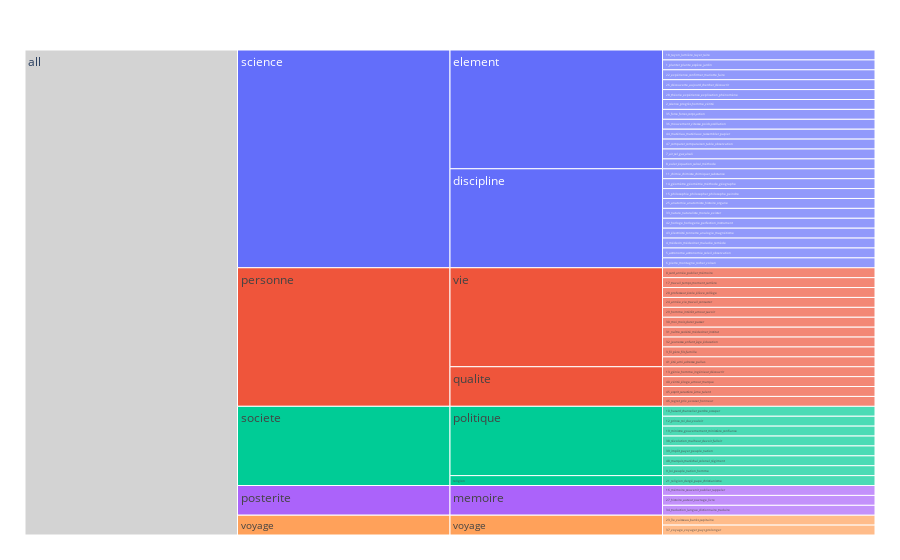

The notebook cell saved with this chart:
### Code cell
df_plot = df_info.copy()
df_plot['High_High_Topic'] = df_plot['Topic'].apply(lambda x : major_topic(x, high_dict)[1])
df_plot['High_Topic'] = df_plot['Topic'].apply(lambda x : major_topic(x)[1])
df_plot = df_plot[df_plot['High_Topic']!='outlier']

fig = px.icicle(df_plot, path=[px.Constant("all"), 'High_High_Topic', 'High_Topic', 'Name'])
fig.update_traces(root_color="lightgrey")
fig.update_layout(margin = dict(t=50, l=25, r=25, b=25))
fig.show()

### Figure 1 — Plotly figure (JSON) as saved in the notebook; plotly's stock layout.template omitted (floating-point values rounded to 4 significant figures)
{"data": [{"branchvalues": "total", "domain": {"x": [0, 1], "y": [0, 1]}, "hovertemplate": "labels=%{label}<br>count=%{value}<br>parent=%{parent}<br>id=%{id}<extra></extra>", "ids": ["all/personne/vie/0_card_année_publier_mémoire", "all/societe/politique/10_hasard_chancelier_perdre_occuper", "all/science/discipline/11_chimie_chimiste_chimiquer_substance", "all/societe/politique/12_prince_roi_duc_vouloir", "all/personne/qualite/13_génie_homme_ingénieur_découvrir", "all/science/discipline/14_géomètre_géométrie_méthode_géographe", "all/science/discipline/15_philosophie_philosopher_philosophe_peindre", "all/posterite/memoire/16_mémoire_souvenir_oublier_rappeler", "all/personne/vie/17_travail_temps_moment_carrière", "all/science/element/18_rayon_lumière_rayer_raire", "all/societe/politique/19_ministre_gouvernement_ministère_confiance", "all/science/element/1_planter_plante_espèce_jardin", "all/personne/vie/20_professeur_école_élève_collège", "all/societe/religion/21_religion_clergé_pape_christianisme", "all/science/element/22_expérience_confirmer_mariotte_faire", "all/voyage/voyage/23_île_vaisseau_banks_capitaine", "all/personne/vie/24_année_vie_travail_consacrer", "all/science/discipline/25_anatomie_anatomiste_histoire_organe", "all/science/element/26_découverte_aujourd_chercher_découvrir", "all/posterite/memoire/27_histoire_auteur_ouvrage_livre", "all/science/element/28_théorie_expérience_explication_phénomène", "all/personne/vie/29_homme_intérêt_amour_savoir", "all/science/element/2_science_progrès_homme_vérité", "all/personne/vie/30_moi_mois_durer_passer", "all/personne/vie/31_naître_société_médeciner_institut", "all/personne/vie/32_jeunesse_enfant_âge_éducation", "all/science/discipline/33_nature_naturaliste_morale_exister", "all/posterite/memoire/34_traduction_langue_dictionnaire_traduire", "all/science/element/35_force_forces_corps_action", "all/science/element/36_mouvement_vitesse_poids_oscillation", "all/voyage/voyage/37_voyage_voyager_pays_prolonger", "all/societe/politique/38_révolution_malheur_devoir_falloir", "all/societe/politique/39_impôt_payer_peuple_nation", "all/personne/vie/3_fil_père_fils_famille", "all/personne/qualite/40_vérité_éloge_amour_marque", "all/personne/vie/41_été_ami_adresse_pallas", "all/science/discipline/42_horloge_horlogerie_perfection_instrument", "all/science/discipline/43_électricité_tonnerre_analogie_magnétisme", "all/science/element/44_matériau_matériaux_rassembler_papier", "all/personne/qualite/45_esprit_caractère_âme_talent", "all/personne/qualite/46_regret_prix_excuser_honneur", "all/science/element/47_comparer_comparaison_table_observation", "all/societe/politique/48_marquis_maréchal_colonel_régiment", "all/science/discipline/4_médecin_médeciner_maladie_remède", "all/science/discipline/5_astronome_astronomie_soleil_observation", "all/science/discipline/6_pierre_montagne_rocher_volcan", "all/science/element/7_air_sel_gaz_alcali", "all/science/element/8_euler_équation_calcul_méthode", "all/societe/politique/9_loi_peuple_nation_homme", "all/science/discipline", "all/science/element", "all/posterite/memoire", "all/societe/politique", "all/personne/qualite", "all/societe/religion", "all/personne/vie", "all/voyage/voyage", "all/personne", "all/posterite", "all/science", "all/societe", "all/voyage", "all"], "labels": ["0_card_année_publier_mémoire", "10_hasard_chancelier_perdre_occuper", "11_chimie_chimiste_chimiquer_substance", "12_prince_roi_duc_vouloir", "13_génie_homme_ingénieur_découvrir", "14_géomètre_géométrie_méthode_géographe", "15_philosophie_philosopher_philosophe_peindre", "16_mémoire_souvenir_oublier_rappeler", "17_travail_temps_moment_carrière", "18_rayon_lumière_rayer_raire", "19_ministre_gouvernement_ministère_confiance", "1_planter_plante_espèce_jardin", "20_professeur_école_élève_collège", "21_religion_clergé_pape_christianisme", "22_expérience_confirmer_mariotte_faire", "23_île_vaisseau_banks_capitaine", "24_année_vie_travail_consacrer", "25_anatomie_anatomiste_histoire_organe", "26_découverte_aujourd_chercher_découvrir", "27_histoire_auteur_ouvrage_livre", "28_théorie_expérience_explication_phénomène", "29_homme_intérêt_amour_savoir", "2_science_progrès_homme_vérité", "30_moi_mois_durer_passer", "31_naître_société_médeciner_institut", "32_jeunesse_enfant_âge_éducation", "33_nature_naturaliste_morale_exister", "34_traduction_langue_dictionnaire_traduire", "35_force_forces_corps_action", "36_mouvement_vitesse_poids_oscillation", "37_voyage_voyager_pays_prolonger", "38_révolution_malheur_devoir_falloir", "39_impôt_payer_peuple_nation", "3_fil_père_fils_famille", "40_vérité_éloge_amour_marque", "41_été_ami_adresse_pallas", "42_horloge_horlogerie_perfection_instrument", "43_électricité_tonnerre_analogie_magnétisme", "44_matériau_matériaux_rassembler_papier", "45_esprit_caractère_âme_talent", "46_regret_prix_excuser_honneur", "47_comparer_comparaison_table_observation", "48_marquis_maréchal_colonel_régiment", "4_médecin_médeciner_maladie_remède", "5_astronome_astronomie_soleil_observation", "6_pierre_montagne_rocher_volcan", "7_air_sel_gaz_alcali", "8_euler_équation_calcul_méthode", "9_loi_peuple_nation_homme", "discipline", "element", "memoire", "politique", "qualite", "religion", "vie", "voyage", "personne", "posterite", "science", "societe", "voyage", "all"], "name": "", "parents": ["all/personne/vie", "all/societe/politique", "all/science/discipline", "all/societe/politique", "all/personne/qualite", "all/science/discipline", "all/science/discipline", "all/posterite/memoire", "all/personne/vie", "all/science/element", "all/societe/politique", "all/science/element", "all/personne/vie", "all/societe/religion", "all/science/element", "all/voyage/voyage", "all/personne/vie", "all/science/discipline", "all/science/element", "all/posterite/memoire", "all/science/element", "all/personne/vie", "all/science/element", "all/personne/vie", "all/personne/vie", "all/personne/vie", "all/science/discipline", "all/posterite/memoire", "all/science/element", "all/science/element", "all/voyage/voyage", "all/societe/politique", "all/societe/politique", "all/personne/vie", "all/personne/qualite", "all/personne/vie", "all/science/discipline", "all/science/discipline", "all/science/element", "all/personne/qualite", "all/personne/qualite", "all/science/element", "all/societe/politique", "all/science/discipline", "all/science/discipline", "all/science/discipline", "all/science/element", "all/science/element", "all/societe/politique", "all/science", "all/science", "all/posterite", "all/societe", "all/personne", "all/societe", "all/personne", "all/voyage", "all", "all", "all", "all", "all", ""], "root": {"color": "lightgrey"}, "type": "icicle", "values": [1, 1, 1, 1, 1, 1, 1, 1, 1, 1, 1, 1, 1, 1, 1, 1, 1, 1, 1, 1, 1, 1, 1, 1, 1, 1, 1, 1, 1, 1, 1, 1, 1, 1, 1, 1, 1, 1, 1, 1, 1, 1, 1, 1, 1, 1, 1, 1, 1, 10, 12, 3, 7, 4, 1, 10, 2, 14, 3, 22, 8, 2, 49]}], "layout": {"legend": {"tracegroupgap": 0}, "margin": {"b": 25, "l": 25, "r": 25, "t": 50}}}
